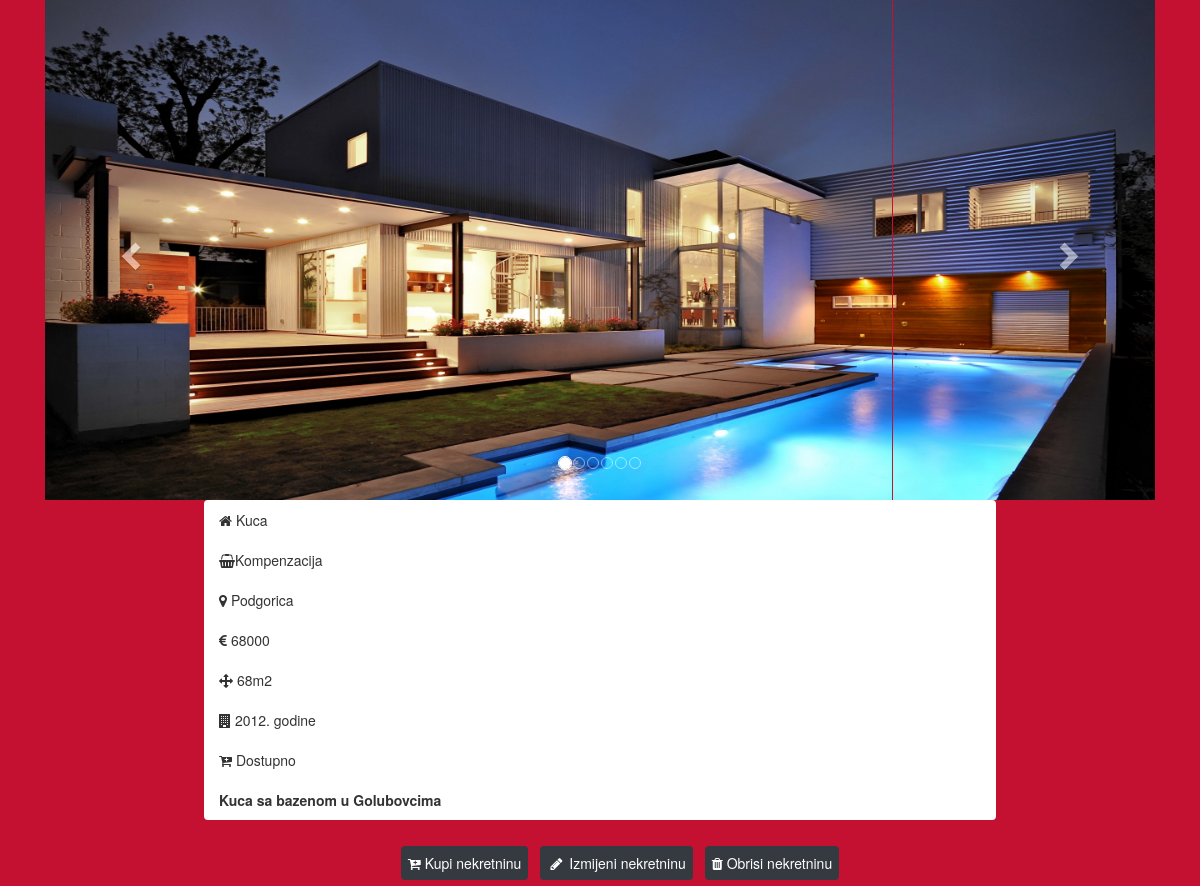
Screenshot of /detalji.php?id=1 with the database file from the repository.
### tables this page shows
CREATE TABLE `fotografije` (
  `id` int(11) NOT NULL AUTO_INCREMENT,
  `naziv_fotografije` varchar(255) NOT NULL,
  `id_nekretnine` int(11) NOT NULL,
  PRIMARY KEY (`id`),
  KEY `fk_foto_nekretnina` (`id_nekretnine`),
  CONSTRAINT `fk_foto_nekretnina` FOREIGN KEY (`id_nekretnine`) REFERENCES `nekretnina` (`id`)
);

CREATE TABLE `nekretnina` (
  `id` int(11) NOT NULL AUTO_INCREMENT,
  `tip_oglasa_id` int(11) NOT NULL,
  `tip_nekretnine_id` int(11) NOT NULL,
  `grad_id` int(11) NOT NULL,
  `povrsina` int(11) NOT NULL,
  `cijena` int(11) NOT NULL,
  `god_izgradnje` int(4) NOT NULL,
  `opis` text NOT NULL,
  `status` varchar(255) DEFAULT 'Dostupno',
  `datum_prodaje` timestamp NULL DEFAULT NULL,
  `foto` varchar(255) NOT NULL,
  PRIMARY KEY (`id`),
  KEY `fk_nekretnina_grad` (`grad_id`),
  KEY `fk_nekretnina_tip_oglasa` (`tip_oglasa_id`),
  KEY `fk_nekretnina_tip_nekretnine` (`tip_nekretnine_id`),
  CONSTRAINT `fk_nekretnina_tip_nekretnine` FOREIGN KEY (`tip_nekretnine_id`) REFERENCES `tip_nekretnine` (`id`)
);

CREATE TABLE `tip_nekretnine` (
  `id` int(11) NOT NULL AUTO_INCREMENT,
  `tip_nekretnine` varchar(255) NOT NULL,
  PRIMARY KEY (`id`)
);

CREATE TABLE `tip_oglasa` (
  `id` int(11) NOT NULL AUTO_INCREMENT,
  `tip_oglasa` varchar(255) NOT NULL,
  PRIMARY KEY (`id`)
);

CREATE TABLE `grad` (
  `id` int(11) NOT NULL AUTO_INCREMENT,
  `naziv_grada` varchar(255) NOT NULL,
  PRIMARY KEY (`id`)
);

### upiti.php (called while the page is built, shortened)
<?php
    function grad($dbconn,$grad_id){
        $sql= "SELECT *
    FROM grad
    WHERE id = $grad_id";
    $res = mysqli_query($dbconn,$sql);
    $row = mysqli_fetch_assoc($res);
    return $row['naziv_grada'];
    }
    function tip_oglasa($dbconn,$tip_oglasa_id){
        $sql= "SELECT *
    FROM tip_oglasa
    WHERE id = $tip_oglasa_id";
    $res = mysqli_query($dbconn,$sql);
    $row = mysqli_fetch_assoc($res);
    return $row['tip_oglasa'];
    }
    function tip_nekretnine($dbconn, $tip_nekretnine_id){
        $sql= "SELECT *
    FROM tip_nekretnine
    WHERE id = $tip_nekretnine_id";
    $res = mysqli_query($dbconn,$sql);
    $row = mysqli_fetch_assoc($res);
    return $row['tip_nekretnine'];
    }
?>

### detalji.php (the view, shortened to what this page needs)
<?php
include 'db.php';
include 'upiti.php';
include 'funkcije.php';
isset($_GET['id']) && is_numeric($_GET['id'])? $id = $_GET['id'] : exit("ID error...");
$sql= "SELECT * FROM nekretnina WHERE id = $id";
$row = mysqli_query($dbconn,$sql);
$nekretnina = mysqli_fetch_assoc($row);
?>
<!DOCTYPE html>
<html lang="en">
<head>
    <link rel="stylesheet" href="https://stackpath.bootstrapcdn.com/font-awesome/4.7.0/css/font-awesome.min.css">
    <link rel="stylesheet" href="https://stackpath.bootstrapcdn.com/bootstrap/4.5.2/css/bootstrap.min.css">
    <link rel="stylesheet" href="https://maxcdn.bootstrapcdn.com/bootstrap/3.3.6/css/bootstrap.min.css" />
</head>
<body style="background-color: #c41031">
<div class="container" style="background-color: #c41031">
    <div id="dynamic_slide_show" class="carousel slide" data-ride="carousel" >
        <ol class="carousel-indicators">
        <?php echo indikatori_slajda($dbconn); ?>
        </ol>
        <div class="carousel-inner" >
            <?php echo slajdovi($dbconn); ?>
        </div>
        <a class="left carousel-control" href="#dynamic_slide_show" data-slide="prev">
         <span class="glyphicon glyphicon-chevron-left"></span>
        </a>
        <a class="right carousel-control" href="#dynamic_slide_show" data-slide="next">
         <span class="glyphicon glyphicon-chevron-right"></span>
        </a>
    </div>
</div>
<div>
    <ul class="list-group list-group-flush" style="margin-left: 204px; margin-right:204px" >
        <li class="list-group-item"><i class="fa fa-home" aria-hidden="true"></i> <?=tip_nekretnine($dbconn,$nekretnina['tip_nekretnine_id'])?></li>
        <li class="list-group-item"><i class="fa fa-shopping-basket" aria-hidden="true"> </i><?=tip_oglasa($dbconn,$nekretnina['tip_oglasa_id'])?></li>
        <li class="list-group-item"><i class="fa fa-map-marker" aria-hidden="true"></i> <?=grad($dbconn,$nekretnina['grad_id'])?></li>
        <li class="list-group-item"><i class="fa fa-eur" aria-hidden="true"></i> <?=$nekretnina['cijena']?></li>
        <li class="list-group-item"><i class="fa fa-arrows" aria-hidden="true"></i> <?=$nekretnina['povrsina']?>m2</li>
        <li class="list-group-item"><i class="fa fa-building" aria-hidden="true"></i> <?=$nekretnina['god_izgradnje']?>. godine</li>
        <li class="list-group-item"><i class="fa fa-cart-plus" aria-hidden="true"></i> <?=$nekretnina['status']?></li>
        <li class="list-group-item" style="font-weight: bold"><?=$nekretnina['opis']?></li>
    </ul>
</div>
<div class="row col-lg-6 col-md-6" style="justify-content: center; display: flex; margin-left: 320px">
    <?php if($nekretnina['status'] != "Prodato"){?>
        <button class="btn btn-dark" id="modal_kupi_nekretninu" style="margin: 6px; padding: 6px">
    <i class="fa fa-cart-plus" aria-hidden="true"></i> Kupi nekretninu
    </button>
    <?php } ?>
    <button class="btn btn-dark" id="modal_izmjena_nekretnine" style="margin: 6px; padding: 6px">
    <i class="fa fa-pencil fa-fw" aria-hidden="true"></i> Izmijeni nekretninu
    </button>
    <button class="btn btn-dark" id="modal_obrisi_nekretninu" style="margin: 6px; padding: 6px">
    <i class="fa fa-trash" aria-hidden="true"></i> Obrisi nekretninu
    </button>
</div>
 </body>
</html>

### funkcije.php (shortened to what this page needs)
<?php
function indikatori_slajda($dbconn){
    $id = $_GET['id'];
    $output = '';
    $count = 0;
    $query = "SELECT * FROM fotografije WHERE id_nekretnine = $id";
    $result = mysqli_query($dbconn, $query);
    while($row = mysqli_fetch_array($result)){
    if($count == 0){
    $output .= '<li data-target="#dynamic_slide_show" data-slide-to="'.$count.'" class="active"></li>';
    }else{
      $output .= '<li data-target="#dynamic_slide_show" data-slide-to="'.$count.'"></li>';
    }
    $count = $count + 1;
    }
 return $output;
}
function slajdovi($dbconn){
    $id = $_GET['id'];
    $output = '';
    $count = 0;
    $query = "SELECT * FROM fotografije WHERE id_nekretnine= $id";
    $result = mysqli_query($dbconn, $query);
    while($row = mysqli_fetch_array($result)){
     if($count == 0){
      $output .= '<div class="item active">';
     }else{
      $output .= '<div class="item" >';
     }
     $output .= '<img src="./uploads/'.$row["naziv_fotografije"].'" alt="" style="height: 500px; width:1200px"/></div>';
     $count = $count + 1;
    }
    return $output;
}
?>

### rows the page displays
fotografije: naziv_fotografije (picture)
nekretnina: tip_nekretnine.tip_nekretnine "Kuca", tip_oglasa.tip_oglasa "Kompenzacija", grad.naziv_grada "Podgorica", cijena "68000", povrsina "68", god_izgradnje "2012", status "Dostupno", opis "Kuca sa bazenom u Golubovcima"
